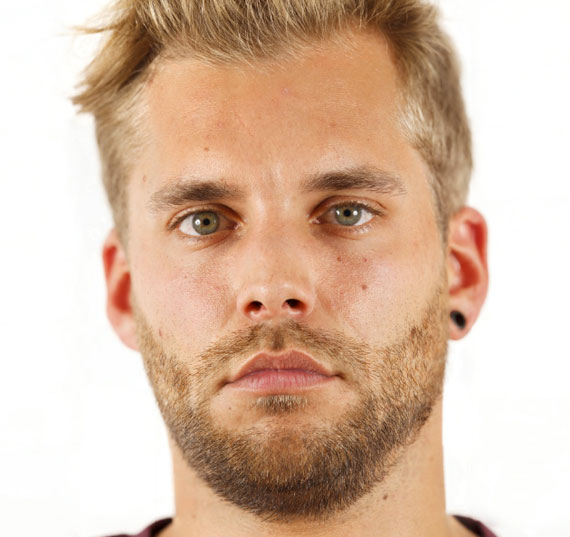
#> input picture rozpoznawanie_twarzy/zdj/5.jpeg, 570 x 537 px, given in place of the camera
$ python main.py
#> lines starting #> are read from the running program, lines starting #| are printed output that depends on the picture; after the words box and inside, x2 and y2 are one past the last pixel; in counts of white or black regions, pixels touching at a corner belong together; pictures that were not available may be replaced by others from this repository, and a replacement may not be noted
import os
import cv2
import numpy as np


def zad1(): None


def zad2(): None


# [40 lines left out: function zad3, not called in this run]


def zad4():
    cap = cv2.VideoCapture(0)
    if not cap.isOpened():
        print('oops')
    while True:
        ret, frame = cap.read()
#> frame is the input picture: shape (537, 570, 3); mean B, G, R 167.7, 188.8, 217.6
        frame = cv2.resize(frame, None, fx=0.5, fy=0.5, interpolation=cv2.INTER_AREA)
#> frame: shape (268, 285, 3)
        filter = cv2.imread('doge.png')
        classifier = cv2.CascadeClassifier(cv2.data.haarcascades + 'haarcascade_frontalface_default.xml')

        # filter mask
        img_g = cv2.cvtColor(filter, cv2.COLOR_BGR2GRAY)
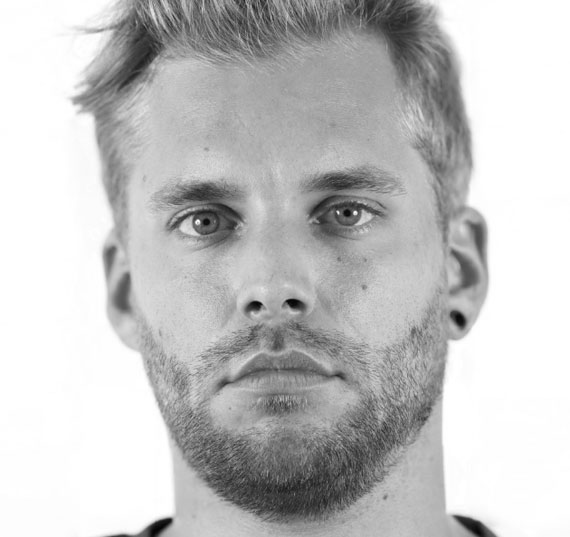
#> img_g: shape (537, 570); min 3, max 255, mean 195.1
        ret, mask = cv2.threshold(img_g, 10, 255, cv2.THRESH_BINARY)
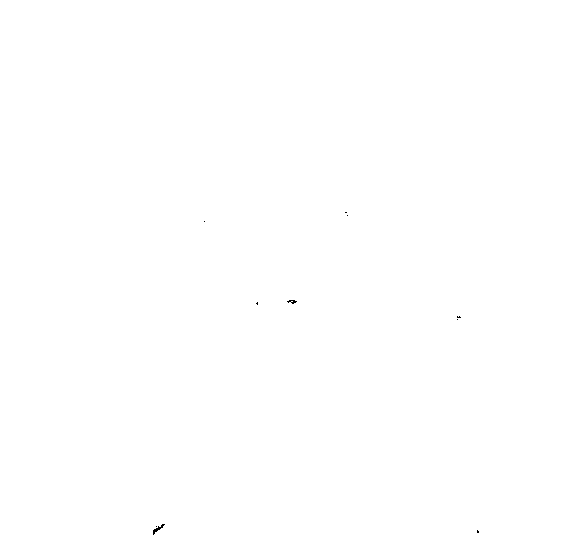
#> mask: shape (537, 570); 100% white; black in thin lines or dots, all inside (x1, y1, x2, y2) = (153, 212, 479, 535)
        mask_i = cv2.bitwise_not(mask)

        faces = classifier.detectMultiScale(frame)
#> faces = [[33, 25, 212, 212]]
        maxW = 0
        for face in faces:
            _, _, w, h = face
            if w >= maxW: maxW = w
#> this loop made 1 pass
#> (face, w, h, maxW) on pass 1: ([33, 25, 212, 212], 212, 212, 212)
#> after the loop, maxW = 212
        for face in faces:
            x, y, w, h = face
            if w != maxW: continue
            f = face
            start_x = int(x + w / 2.8)
            start_y = int(y + h / 1.85)
            roi_w = w - int(w / 1.5)
            roi_h = h - int(h / 1.5)
            end_x = start_x + roi_w
            end_y = start_y + roi_h
            filter = cv2.resize(filter, (end_x - start_x, end_y - start_y), interpolation=cv2.INTER_AREA)
            mask = cv2.resize(mask, (end_x - start_x, end_y - start_y), interpolation=cv2.INTER_AREA)
            mask_i = cv2.resize(mask_i, (end_x - start_x, end_y - start_y), interpolation=cv2.INTER_AREA)

            roi = frame[start_y:end_y, start_x:end_x]
            frame_bg = cv2.bitwise_and(roi, roi, mask=mask_i)
            frame_fg = cv2.bitwise_and(filter, filter, mask=mask)
            dst = cv2.add(frame_fg, frame_bg)
            frame[start_y:end_y, start_x:end_x] = dst
#> this loop made 1 pass
#> (x, y, w, h, start_x, start_y, roi_w, roi_h) on pass 1: (33, 25, 212, 212, 108, 139, 71, 71)
#> pass 1, in zad4, `filter = cv2.resize(filter, (end_x - start_x, end_y - start_y), interp..`:
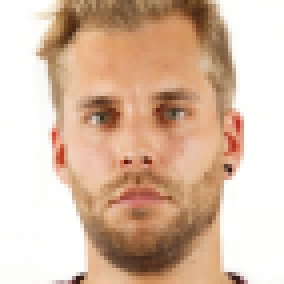
#> filter: shape (71, 71, 3) (shown 4 times larger); mean B, G, R 167.7, 188.9, 217.6
#> pass 1, in zad4, `mask = cv2.resize(mask, (end_x - start_x, end_y - start_y), interpolat..`:
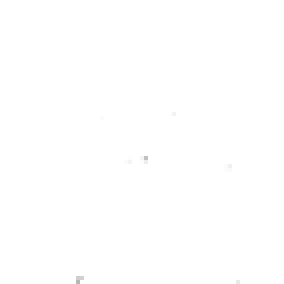
#> mask: shape (71, 71) (shown 4 times larger); min 182, max 255, mean 254.9
#> pass 1, in zad4, `mask_i = cv2.resize(mask_i, (end_x - start_x, end_y - start_y), interp..`:
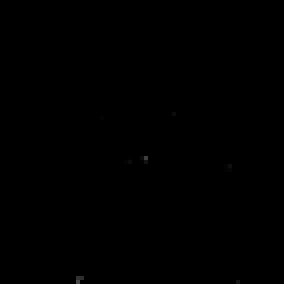
#> mask_i: shape (71, 71) (shown 4 times larger); min 0, max 73, mean 0.1
#> pass 1, in zad4, `roi = frame[start_y:end_y, start_x:end_x]`:
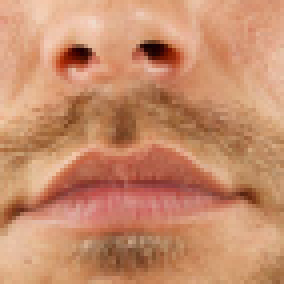
#> roi: shape (71, 71, 3) (shown 4 times larger); mean B, G, R 107.4, 140.7, 199.6
#> after the loop:
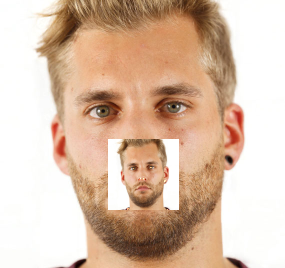
#> frame: shape (268, 285, 3); mean B, G, R 171.9, 192.2, 218.9
        cv2.imshow('Cam', frame)
        c = cv2.waitKey(1)
#> (key Esc is pressed here)
        if c == 27:
            break
    cap.release()
    cv2.destroyAllWindows()


def main():
    #for face in os.listdir('zdj'):
        #zad3(face)
    zad4()


if __name__ == '__main__':
    main()
